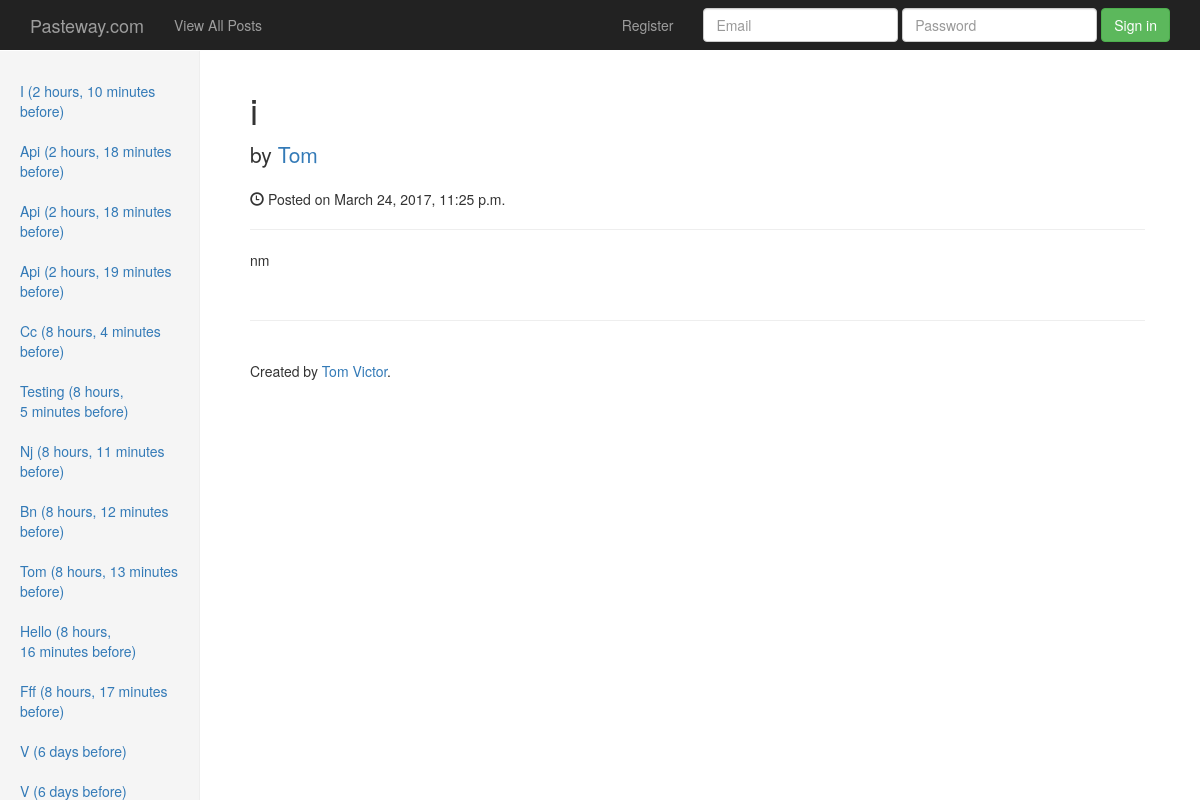
/948f2/, run on an earlier commit of the app's database.
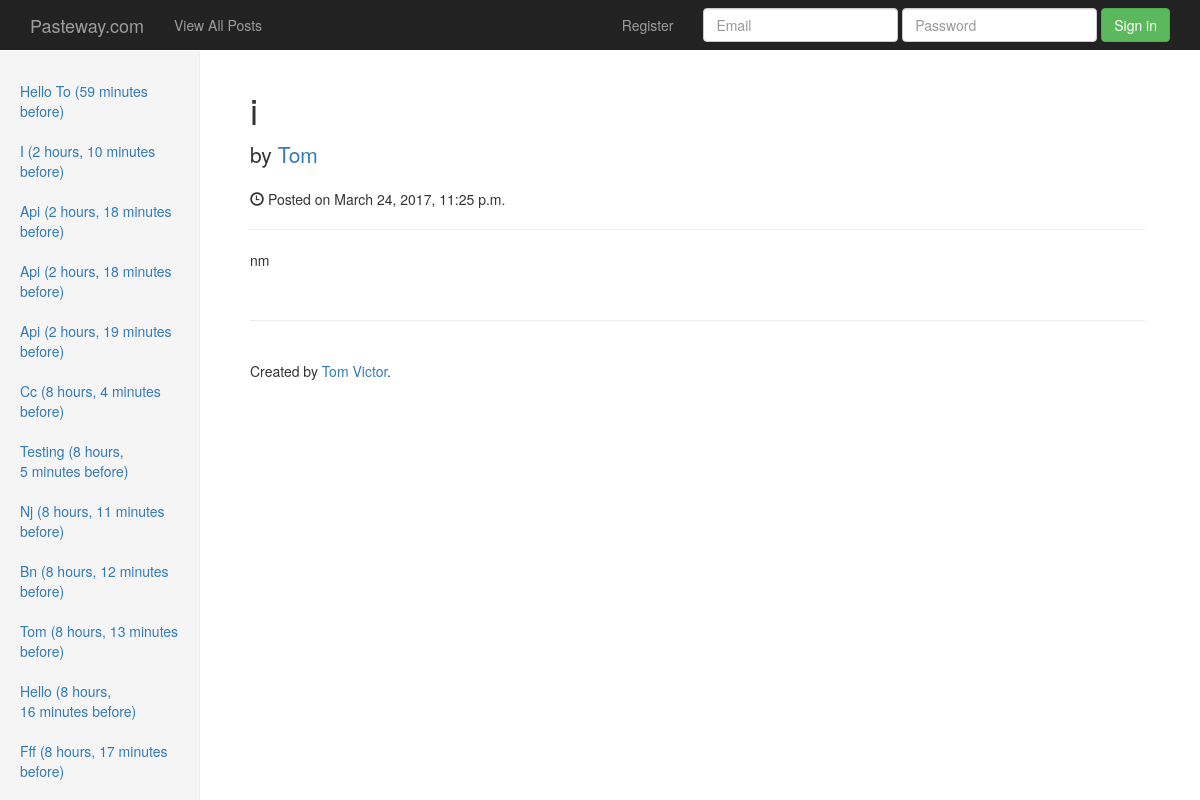
And on a later commit of the database.
### MainApp/models.py (models this page shows, shortened)
class Post(models.Model):
    title = models.CharField(max_length=500)
    content = models.TextField(blank=True, null=True)
    image = models.ImageField(blank=True,null=True,upload_to=user_directory_path)
    files = models.FileField(blank=True,null=True,upload_to=user_directory_path)
    status = models.CharField(max_length=100, choices=VISIBILITY_CHOICES,default='public')
    timestamp = models.DateTimeField(auto_now_add=True)
    writer = models.ForeignKey(settings.AUTH_USER_MODEL,default=1)
    hits = models.IntegerField(default=0)
    likes = models.IntegerField(default=0)
    slug = models.SlugField(blank=True, default=None, unique=True)
    def get_absolute_url(self):
        if settings.DEBUG:
            return "http://pasteway.com/%s" % (self.slug)
        return "http://pasteway.com/%s" % (self.slug)

### MainApp/views.py (the view)
# urls.py: url(r'^(?P<slug>[-\w]+)/$', views.post_detail_view.as_view(template_name='detail-view.html'), name='detail'),
class post_detail_view(DetailView):
    model = Post
    query_pk_and_slug = "slug"
    context_object_name = 'thisPost'
    def get_context_data(self, **kwargs):
        context = super(post_detail_view, self).get_context_data(**kwargs)
        context['latest_posts'] = Post.objects.all().filter(status="public").order_by("-timestamp")[:18]
        return context

### templates/detail-view.html (shortened to what this page needs)
{% extends 'base.html' %}
{% load  staticfiles %}
{% load crispy_forms_tags %}
{% block extrahead %}
    <link href="{% static 'css/jumbotron.css' %}" rel="stylesheet" xmlns="http://www.w3.org/1999/html">
    <link href="{% static 'css/dashboard.css' %}" rel="stylesheet">
{% endblock %}
{% block content %}
    <div class="container">
        <div class="row">
            <div class="col-sm-3 col-md-2 sidebar">
                <ul class="nav nav-sidebar">
                    {% for object in latest_posts %}
                         <li><a href=" {% url 'MainApp:detail' object.slug %}">{{ object.title|title }} ({{ object.timestamp|timesince }} before)</a></li>
                    {% endfor %}
                </ul>
            </div>
            <div class="col-sm-9 col-sm-offset-3 col-md-10 col-md-offset-2 main">
                <h1>{{ thisPost.title }}</h1>
                <p class="lead">
                    by <a href="#">{{ thisPost.writer.first_name }}</a>
                </p>
                <p><span class="glyphicon glyphicon-time"></span> Posted on {{ thisPost.timestamp }}</p>
                <hr>
             {{ thisPost.content|safe|escape }}
                <hr>
                <footer>
                    <p> Created by <a href="http://github.com/tomvictor" target="_blank">Tom Victor</a>.</p>
                </footer>
            </div>
        </div>
    </div>
{% endblock %}

What changed in the data, as far as the page shows it:
no longer on this page (row unchanged): Post: title "V", timestamp "6 days"
no longer on this page (row unchanged): Post: title "V", timestamp "6 days"
added Post: title "Hello To", timestamp "59 minutes"
